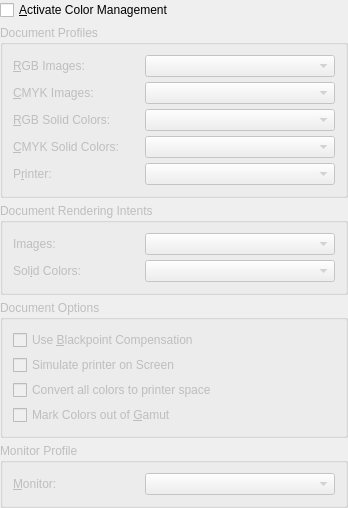
<?xml version="1.0" encoding="UTF-8"?>
<ui version="4.0">
 <class>CMSPrefsBase</class>
 <widget class="QWidget" name="CMSPrefsBase">
  <property name="geometry">
   <rect>
    <x>0</x>
    <y>0</y>
    <width>348</width>
    <height>467</height>
   </rect>
  </property>
  <property name="sizePolicy">
   <sizepolicy hsizetype="Expanding" vsizetype="Expanding">
    <horstretch>0</horstretch>
    <verstretch>0</verstretch>
   </sizepolicy>
  </property>
  <property name="windowTitle">
   <string notr="true">Form</string>
  </property>
  <layout class="QVBoxLayout">
   <property name="spacing">
    <number>5</number>
   </property>
   <property name="margin">
    <number>0</number>
   </property>
   <item>
    <widget class="QCheckBox" name="checkBox1">
     <property name="text">
      <string>&amp;Activate Color Management</string>
     </property>
    </widget>
   </item>
   <item>
    <widget class="QGroupBox" name="docProfiles">
     <property name="enabled">
      <bool>false</bool>
     </property>
     <property name="title">
      <string>Document Profiles</string>
     </property>
     <layout class="QGridLayout">
      <property name="margin">
       <number>10</number>
      </property>
      <property name="spacing">
       <number>5</number>
      </property>
      <item row="0" column="0">
       <widget class="QLabel" name="text1">
        <property name="text">
         <string>&amp;RGB Images:</string>
        </property>
        <property name="buddy">
         <cstring>inputPRGBIm</cstring>
        </property>
       </widget>
      </item>
      <item row="0" column="1">
       <widget class="QComboBox" name="inputPRGBIm">
        <property name="minimumSize">
         <size>
          <width>190</width>
          <height>0</height>
         </size>
        </property>
        <property name="toolTip">
         <string>Default color profile for imported RGB images</string>
        </property>
       </widget>
      </item>
      <item row="1" column="0">
       <widget class="QLabel" name="text1CMYK">
        <property name="text">
         <string>&amp;CMYK Images:</string>
        </property>
        <property name="buddy">
         <cstring>inputPCMYKIm</cstring>
        </property>
       </widget>
      </item>
      <item row="1" column="1">
       <widget class="QComboBox" name="inputPCMYKIm">
        <property name="minimumSize">
         <size>
          <width>190</width>
          <height>0</height>
         </size>
        </property>
        <property name="toolTip">
         <string>Default color profile for imported CMYK images</string>
        </property>
       </widget>
      </item>
      <item row="2" column="0">
       <widget class="QLabel" name="text4">
        <property name="text">
         <string>&amp;RGB Solid Colors:</string>
        </property>
        <property name="buddy">
         <cstring>inputPRGB</cstring>
        </property>
       </widget>
      </item>
      <item row="2" column="1">
       <widget class="QComboBox" name="inputPRGB">
        <property name="minimumSize">
         <size>
          <width>190</width>
          <height>0</height>
         </size>
        </property>
        <property name="toolTip">
         <string>Default color profile for solid RGB colors on the page</string>
        </property>
       </widget>
      </item>
      <item row="3" column="0">
       <widget class="QLabel" name="text5">
        <property name="text">
         <string>&amp;CMYK Solid Colors:</string>
        </property>
        <property name="buddy">
         <cstring>inputPCMYK</cstring>
        </property>
       </widget>
      </item>
      <item row="3" column="1">
       <widget class="QComboBox" name="inputPCMYK">
        <property name="minimumSize">
         <size>
          <width>190</width>
          <height>0</height>
         </size>
        </property>
        <property name="toolTip">
         <string>Default color profile for solid CMYK colors on the page</string>
        </property>
       </widget>
      </item>
      <item row="4" column="0">
       <widget class="QLabel" name="text3">
        <property name="text">
         <string>P&amp;rinter:</string>
        </property>
        <property name="buddy">
         <cstring>printerP</cstring>
        </property>
       </widget>
      </item>
      <item row="4" column="1">
       <widget class="QComboBox" name="printerP">
        <property name="minimumSize">
         <size>
          <width>190</width>
          <height>0</height>
         </size>
        </property>
        <property name="toolTip">
         <string>Color profile for your printer model from the manufacturer.
This profile should be specific to your printer and not a generic profile (i.e. sRGB).</string>
        </property>
       </widget>
      </item>
     </layout>
    </widget>
   </item>
   <item>
    <widget class="QGroupBox" name="renderInt">
     <property name="enabled">
      <bool>false</bool>
     </property>
     <property name="title">
      <string>Document Rendering Intents</string>
     </property>
     <layout class="QGridLayout">
      <property name="margin">
       <number>10</number>
      </property>
      <property name="spacing">
       <number>5</number>
      </property>
      <item row="0" column="0">
       <widget class="QLabel" name="text21">
        <property name="text">
         <string>Images:</string>
        </property>
        <property name="buddy">
         <cstring>imagesI</cstring>
        </property>
       </widget>
      </item>
      <item row="0" column="1">
       <widget class="QComboBox" name="imagesI">
        <property name="minimumSize">
         <size>
          <width>190</width>
          <height>0</height>
         </size>
        </property>
        <property name="toolTip">
         <string>Default rendering intent for images. Unless you know why to change it,
Relative Colorimetric or Perceptual should be chosen.</string>
        </property>
       </widget>
      </item>
      <item row="1" column="0">
       <widget class="QLabel" name="text22">
        <property name="text">
         <string>Sol&amp;id Colors:</string>
        </property>
        <property name="buddy">
         <cstring>colorsI</cstring>
        </property>
       </widget>
      </item>
      <item row="1" column="1">
       <widget class="QComboBox" name="colorsI">
        <property name="minimumSize">
         <size>
          <width>190</width>
          <height>0</height>
         </size>
        </property>
        <property name="toolTip">
         <string>Default rendering intent for solid colors. Unless you know why to change it,
Relative Colorimetric or Perceptual should be chosen.</string>
        </property>
       </widget>
      </item>
     </layout>
    </widget>
   </item>
   <item>
    <widget class="QGroupBox" name="docOptions">
     <property name="enabled">
      <bool>false</bool>
     </property>
     <property name="toolTip">
      <string/>
     </property>
     <property name="title">
      <string>Document Options</string>
     </property>
     <property name="checkable">
      <bool>false</bool>
     </property>
     <property name="checked">
      <bool>false</bool>
     </property>
     <layout class="QVBoxLayout">
      <property name="spacing">
       <number>5</number>
      </property>
      <property name="margin">
       <number>10</number>
      </property>
      <item>
       <widget class="QCheckBox" name="blackPoint">
        <property name="toolTip">
         <string>Black Point Compensation is a method of improving contrast in photos.
It is recommended that you enable this if you have photos in your document.</string>
        </property>
        <property name="text">
         <string>Use &amp;Blackpoint Compensation</string>
        </property>
       </widget>
      </item>
      <item>
       <widget class="QCheckBox" name="simulatePrinter">
        <property name="toolTip">
         <string>Enable 'soft proofing' of how your document colors will print,
based on the chosen printer profile.</string>
        </property>
        <property name="text">
         <string>Simulate printer on Screen</string>
        </property>
       </widget>
      </item>
      <item>
       <widget class="QCheckBox" name="convertAll">
        <property name="toolTip">
         <string>Simulate a full color managed environment :
all colors, rgb or cmyk, are converted to printer color space.</string>
        </property>
        <property name="text">
         <string>Convert all colors to printer space</string>
        </property>
       </widget>
      </item>
      <item>
       <widget class="QCheckBox" name="gamutCheck">
        <property name="toolTip">
         <string>Method of showing colors on the screen which may not print properly.
This requires very accurate profiles and serves only as a warning.</string>
        </property>
        <property name="text">
         <string>Mark Colors out of &amp;Gamut</string>
        </property>
       </widget>
      </item>
     </layout>
    </widget>
   </item>
   <item>
    <widget class="QGroupBox" name="monProfile">
     <property name="enabled">
      <bool>false</bool>
     </property>
     <property name="title">
      <string>Monitor Profile</string>
     </property>
     <layout class="QGridLayout" name="gridLayout_2">
      <property name="margin">
       <number>10</number>
      </property>
      <property name="spacing">
       <number>5</number>
      </property>
      <item row="0" column="0">
       <widget class="QLabel" name="monitorProfileLabel">
        <property name="text">
         <string>&amp;Monitor:</string>
        </property>
        <property name="buddy">
         <cstring>monitorP</cstring>
        </property>
       </widget>
      </item>
      <item row="0" column="1">
       <widget class="QComboBox" name="monitorP">
        <property name="minimumSize">
         <size>
          <width>190</width>
          <height>0</height>
         </size>
        </property>
        <property name="toolTip">
         <string>Color profile that you have generated or received from the manufacturer.
This profile should be specific to your monitor and not a generic profile (i.e. sRGB).</string>
        </property>
       </widget>
      </item>
     </layout>
    </widget>
   </item>
  </layout>
 </widget>
 <resources/>
 <connections/>
</ui>
